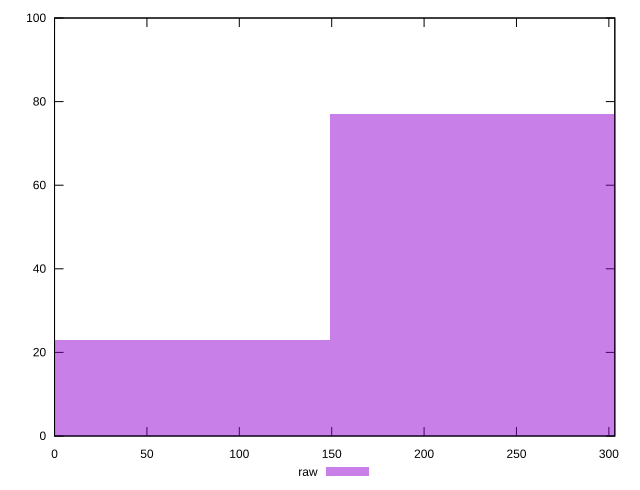

The script that saved this image:
reset

$raw <<EOF
297.93609320750966 77
0 23
EOF

set key outside below
set boxwidth 297.93609320750966
set xrange [0:303.224]
set yrange [0:100]
set trange [0:100]
set style fill transparent solid 0.5 noborder
set terminal svg size 640, 490 enhanced background rgb 'white'
set output "reports/report_00033_2021-03-01T14-23-16.841Z/uses-rel-preconnect/samples/astro/raw/histogram.svg"

plot $raw title "raw" with boxes

reset
